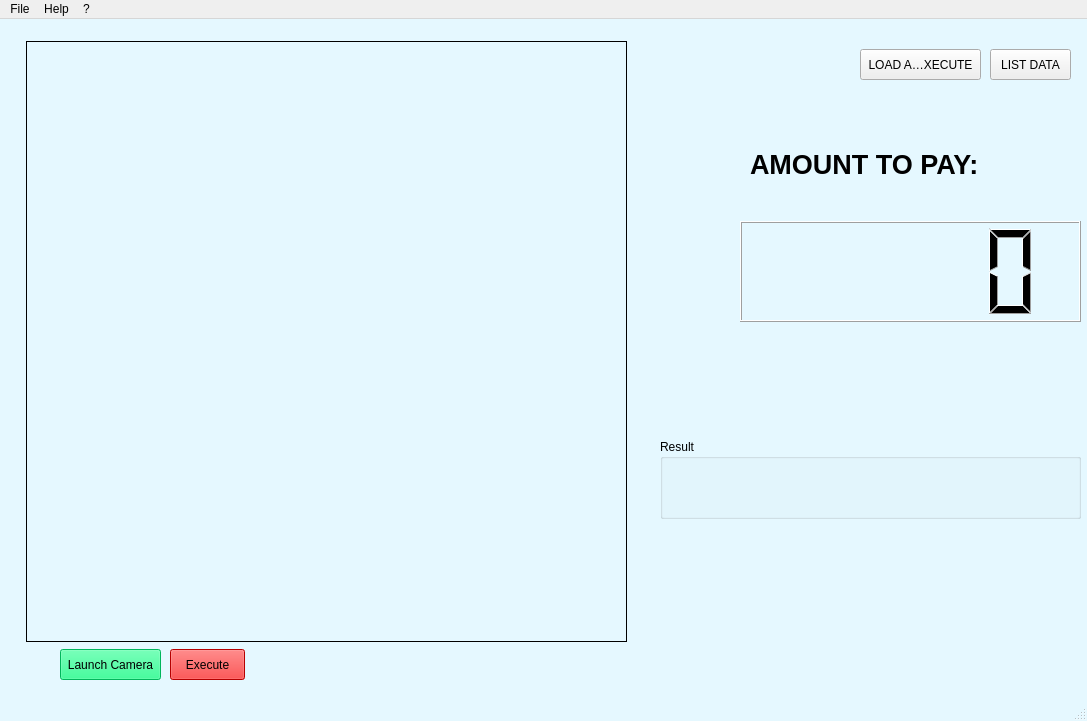
<?xml version="1.0" encoding="UTF-8"?>
<ui version="4.0">
 <class>MainWindow</class>
 <widget class="QMainWindow" name="MainWindow">
  <property name="geometry">
   <rect>
    <x>0</x>
    <y>0</y>
    <width>1087</width>
    <height>721</height>
   </rect>
  </property>
  <property name="windowTitle">
   <string>VNPR</string>
  </property>
  <property name="styleSheet">
   <string notr="true">QMainWindow {
	background-color: rgb(229, 248, 255);
}</string>
  </property>
  <widget class="QWidget" name="centralwidget">
   <widget class="QToolButton" name="exploreButton">
    <property name="geometry">
     <rect>
      <x>860</x>
      <y>30</y>
      <width>121</width>
      <height>31</height>
     </rect>
    </property>
    <property name="text">
     <string>LOAD AND EXECUTE</string>
    </property>
   </widget>
   <widget class="QGroupBox" name="result">
    <property name="geometry">
     <rect>
      <x>660</x>
      <y>420</y>
      <width>421</width>
      <height>80</height>
     </rect>
    </property>
    <property name="title">
     <string>Result</string>
    </property>
    <widget class="QLabel" name="result_label">
     <property name="geometry">
      <rect>
       <x>30</x>
       <y>20</y>
       <width>291</width>
       <height>51</height>
      </rect>
     </property>
     <property name="font">
      <font>
       <pointsize>24</pointsize>
       <weight>75</weight>
       <bold>true</bold>
      </font>
     </property>
     <property name="text">
      <string/>
     </property>
    </widget>
   </widget>
   <widget class="QPushButton" name="launch_button">
    <property name="geometry">
     <rect>
      <x>60</x>
      <y>630</y>
      <width>101</width>
      <height>31</height>
     </rect>
    </property>
    <property name="styleSheet">
     <string notr="true">background-color: rgb(0, 255, 127);</string>
    </property>
    <property name="text">
     <string>Launch Camera</string>
    </property>
   </widget>
   <widget class="QPushButton" name="execute_button">
    <property name="geometry">
     <rect>
      <x>170</x>
      <y>630</y>
      <width>75</width>
      <height>31</height>
     </rect>
    </property>
    <property name="styleSheet">
     <string notr="true">background-color: rgb(255, 0, 0);</string>
    </property>
    <property name="text">
     <string>Execute</string>
    </property>
   </widget>
   <widget class="QPushButton" name="list_data_button">
    <property name="geometry">
     <rect>
      <x>990</x>
      <y>30</y>
      <width>81</width>
      <height>31</height>
     </rect>
    </property>
    <property name="text">
     <string>LIST DATA</string>
    </property>
   </widget>
   <widget class="QLabel" name="_amount">
    <property name="geometry">
     <rect>
      <x>750</x>
      <y>100</y>
      <width>321</width>
      <height>91</height>
     </rect>
    </property>
    <property name="font">
     <font>
      <pointsize>20</pointsize>
      <weight>75</weight>
      <bold>true</bold>
     </font>
    </property>
    <property name="text">
     <string>AMOUNT TO PAY:</string>
    </property>
   </widget>
   <widget class="QLabel" name="label_image">
    <property name="geometry">
     <rect>
      <x>26</x>
      <y>22</y>
      <width>601</width>
      <height>601</height>
     </rect>
    </property>
    <property name="frameShape">
     <enum>QFrame::Box</enum>
    </property>
    <property name="text">
     <string>&lt;html&gt;&lt;head/&gt;&lt;body&gt;&lt;p&gt;&lt;br/&gt;&lt;/p&gt;&lt;/body&gt;&lt;/html&gt;</string>
    </property>
   </widget>
   <widget class="QLCDNumber" name="lcdNumber_amount">
    <property name="geometry">
     <rect>
      <x>740</x>
      <y>202</y>
      <width>341</width>
      <height>101</height>
     </rect>
    </property>
    <property name="font">
     <font>
      <family>Times New Roman</family>
      <pointsize>10</pointsize>
      <weight>75</weight>
      <bold>true</bold>
     </font>
    </property>
   </widget>
  </widget>
  <widget class="QMenuBar" name="menubar">
   <property name="geometry">
    <rect>
     <x>0</x>
     <y>0</y>
     <width>1087</width>
     <height>21</height>
    </rect>
   </property>
   <widget class="QMenu" name="menuFile">
    <property name="title">
     <string>File</string>
    </property>
    <addaction name="actionNew"/>
    <addaction name="separator"/>
    <addaction name="actionExit"/>
   </widget>
   <widget class="QMenu" name="menuHelp">
    <property name="title">
     <string>Help</string>
    </property>
   </widget>
   <widget class="QMenu" name="menu">
    <property name="title">
     <string>?</string>
    </property>
   </widget>
   <addaction name="menuFile"/>
   <addaction name="menuHelp"/>
   <addaction name="menu"/>
  </widget>
  <widget class="QStatusBar" name="statusbar"/>
  <action name="actionNew">
   <property name="text">
    <string>New</string>
   </property>
  </action>
  <action name="actionExit">
   <property name="text">
    <string>Exit</string>
   </property>
  </action>
 </widget>
 <resources/>
 <connections/>
</ui>
